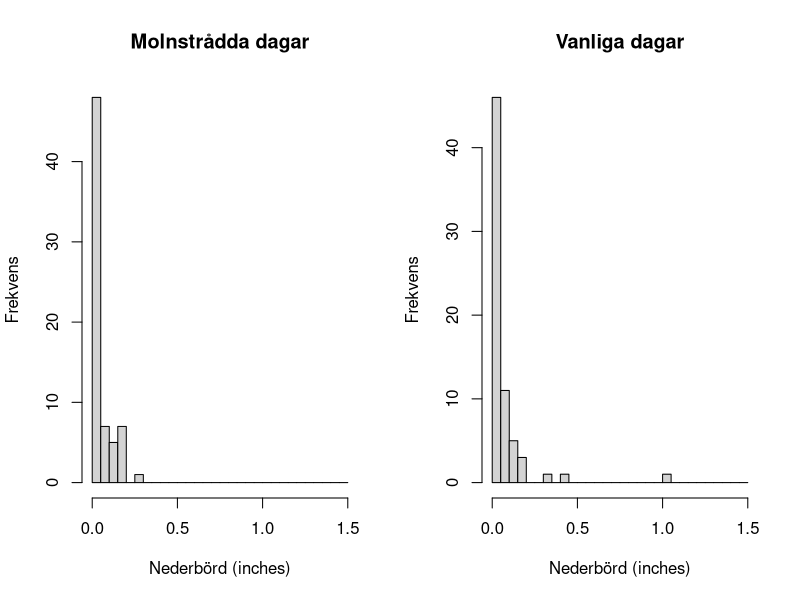
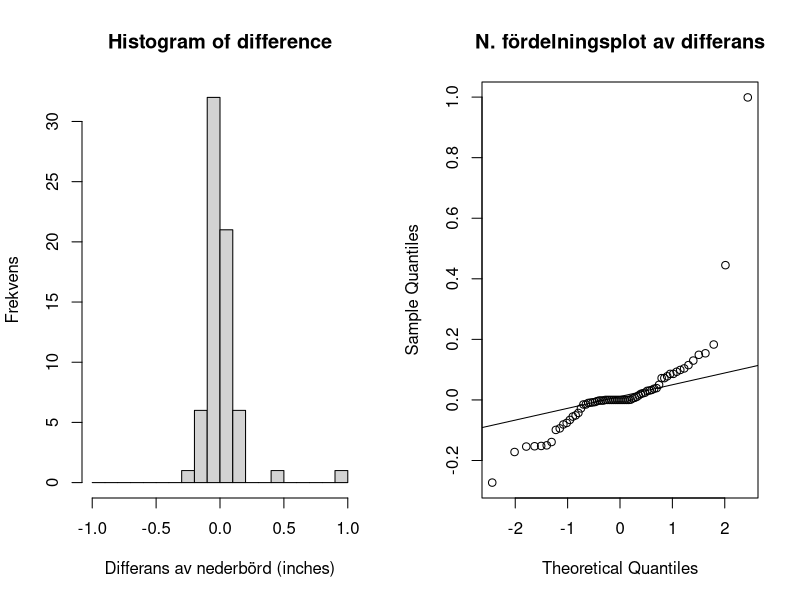
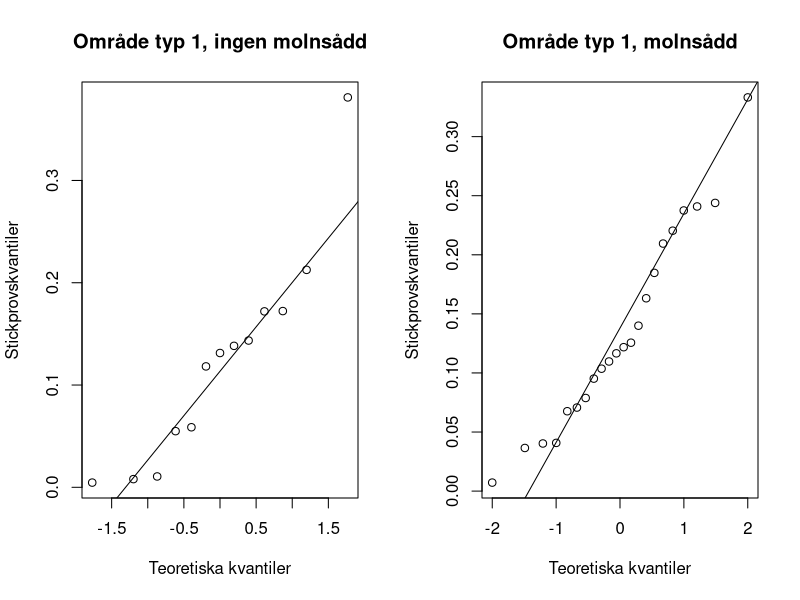
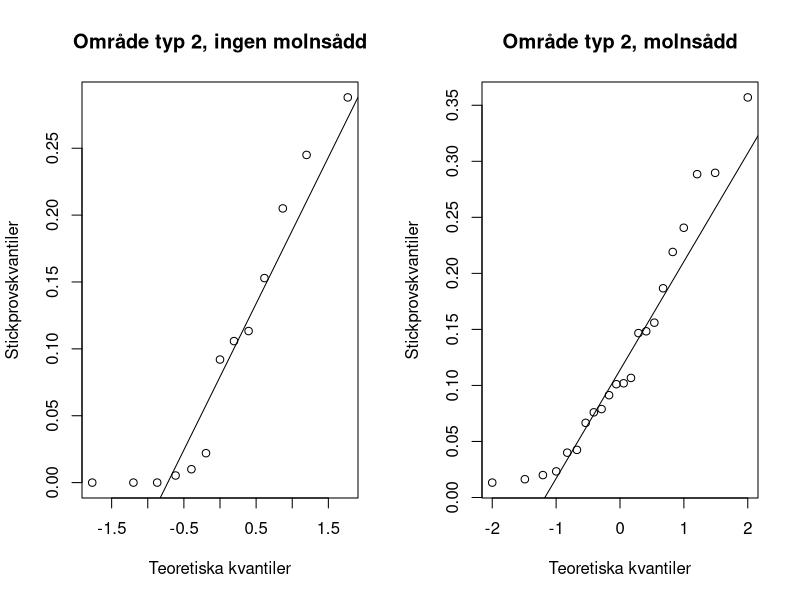
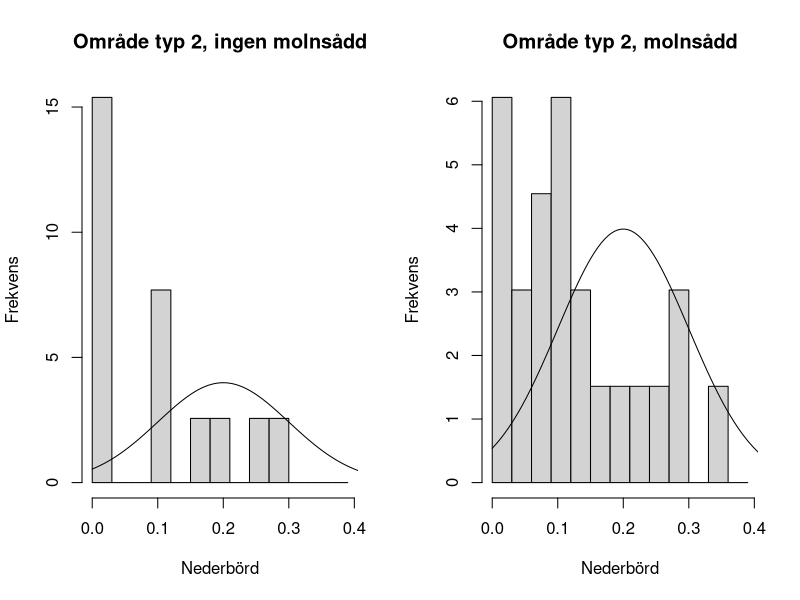

These figures' R source, in order:
## ---- chunk 1
arizona <- read.csv("arizona.csv", header = FALSE)
year <- arizona$V1 
seed <- arizona$V2  
nonseed <- arizona$V3
 difference <- nonseed - seed
## ---- chunk 2
old_par <-par(mfrow = c(1,2))
hist(seed, breaks = seq(from = 0, to = 1.5, by = 0.05), xlab = "Nederbörd (inches)",
     ylab = "Frekvens", main = "Molnstrådda dagar")

hist(nonseed, breaks = seq(from = 0, to = 1.5, by = 0.05),
     xlab = "Nederbörd (inches)",
     ylab = "Frekvens",
     main = "Vanliga dagar")
## ---- chunk 3
old_par <- par(mfrow = c(1,2))

hist(difference, breaks = seq(from = -1, to = 1, by = 0.1), 
     xlab = "Differans av nederbörd (inches)",
     ylab = "Frekvens")

qqnorm(difference, main = "N. fördelningsplot av differans")
qqline(difference)
## ---- chunk 4
wilcox.test(difference, 
            alternative = c("two.sided"), # Mer säkerhet är bättre än mindre. 
                                          # Man kan tänka sig att molnstössel är
                                          # kostsamt att implementera.
            mu = 0, 
            conf.int = TRUE, 
            conf.level = 0.95)
## ---- chunk 5
oregon <- read.csv("oregon.csv", header = FALSE) # Läser in fil

trial <- oregon$V1 # 1 anger att molnsådd inte genomfördes, 2 anger att molnsådd genomfördes
typ1 <- oregon$V2 # Nederbörd i områden av typ 1 (stora områden i vindriktningen)
typ2 <- oregon$V3 # Nederbörd i områden av typ 2 (områden särskilt känsliga för molnsådd)

## ---- chunk 6
nonseed_typ1 <- typ1[trial == 1] # Område av typ 1 (stora områden i vindriktningen), dagar då molnsådd INTE genomfördes
seed_typ1 <- typ1[trial == 2] # Område av typ 1 (stora områden i vindriktningen), dagar då molnsådd genomfördes

nonseed_typ2 <- typ2[trial == 1] # Område av typ 2 (särskilt känsliga områden), dagar då molnsådd INTE genomfördes
seed_typ2 <- typ2[trial == 2] # Område av typ 2 (särskilt känsliga områden), dagar då molnsådd genomfördes
## ---- chunk 7
old_par <- par(mfrow = c(1,2))

qqnorm(nonseed_typ1,
       main = "Område typ 1, ingen molnsådd",
       xlab = "Teoretiska kvantiler",
       ylab = "Stickprovskvantiler")
qqline(nonseed_typ1)

qqnorm(seed_typ1,
       main = "Område typ 1, molnsådd",
       xlab = "Teoretiska kvantiler",
       ylab = "Stickprovskvantiler")
qqline(seed_typ1)
## ---- chunk 8
old_par <- par(mfrow = c(1,2))

qqnorm(nonseed_typ2,
       main = "Område typ 2, ingen molnsådd",
       xlab = "Teoretiska kvantiler",
       ylab = "Stickprovskvantiler")
qqline(nonseed_typ2)

qqnorm(seed_typ2,
       main = "Område typ 2, molnsådd",
       xlab = "Teoretiska kvantiler",
       ylab = "Stickprovskvantiler")
qqline(seed_typ2)
## ---- chunk 9
old_par <- par(mfrow = c(1,2))

hist(nonseed_typ2, breaks = seq(from=0, to=0.4, by=0.03),
     main = "Område typ 2, ingen molnsådd",
     xlab = "Nederbörd",
     ylab = "Frekvens",
     prob = TRUE)
x <-  seq(from = 0, to = 0.5, length.out = 100)
lines(x, dnorm(x,0.2,0.1))

hist(seed_typ2, breaks = seq(from=0, to=0.4, by=0.03),
     main = "Område typ 2, molnsådd",
     xlab = "Nederbörd",
     ylab = "Frekvens",
     prob = TRUE)
x <-  seq(from = 0, to = 0.5, length.out = 100)
lines(x, dnorm(x,0.2,0.1))
## ---- chunk 10
t.test(nonseed_typ1, seed_typ1, alternative = "two.sided", mu = 0, conf.level = 0.95)
## ---- chunk 11
wilcox.test(nonseed_typ2, seed_typ2, 
            alternative = c("two.sided"),
            mu = 0, 
            conf.int = TRUE, 
            conf.level = 0.95)
## ---- chunk 12
t.test(nonseed_typ2, seed_typ2, alternative = "two.sided", mu = 0, conf.level = 0.95)
